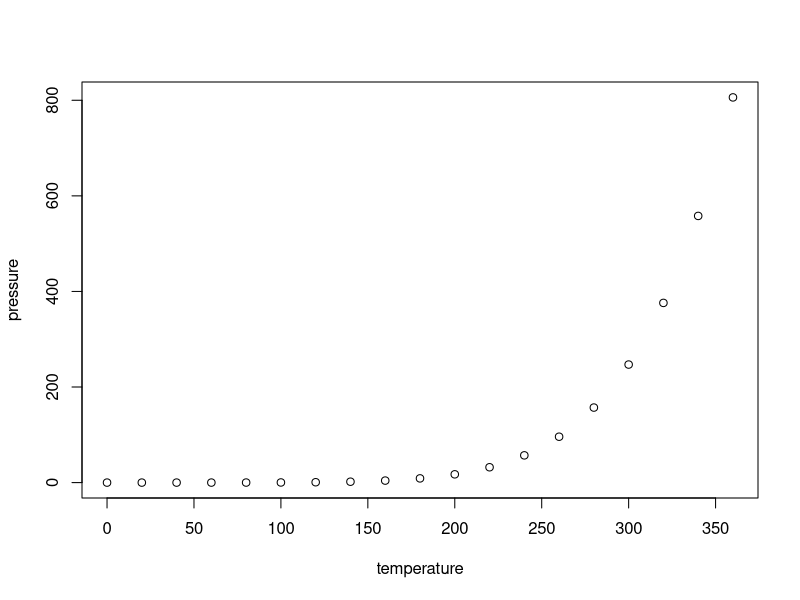
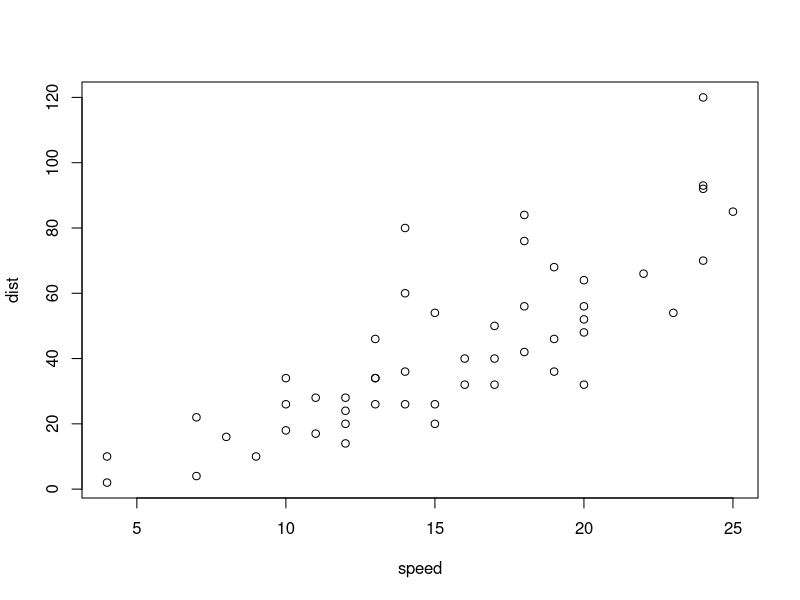
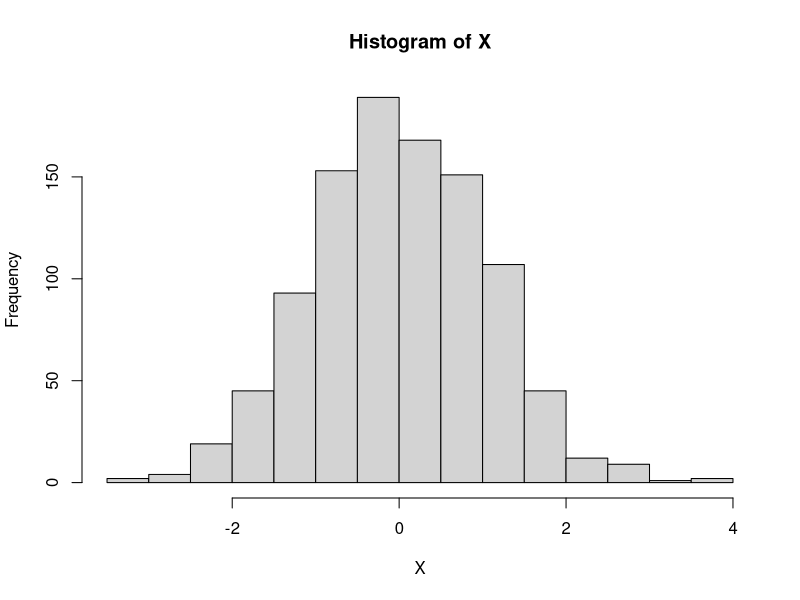

The R script that drew these images, in order:
## ---- chunk 1
knitr::opts_chunk$set(echo = TRUE)
## ---- chunk 2
summary(cars)
## ---- chunk 3
plot(pressure)
plot(cars)
## ---- chunk 4
n = 1000
X = rnorm(n) # Create a normally distributed random variable
mean(X)
hist(X)
